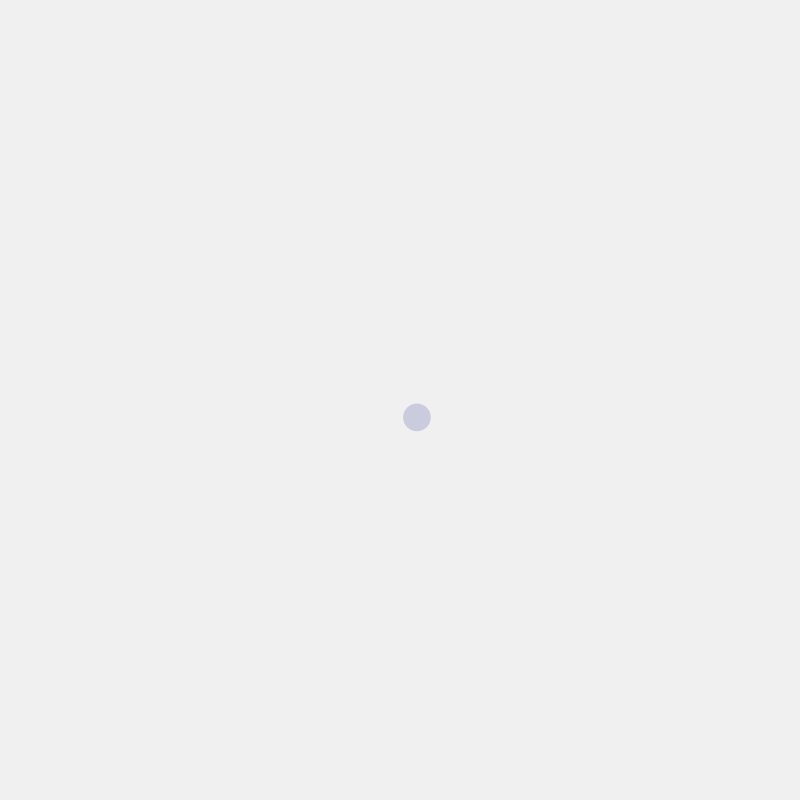
Frame 1 (no input)
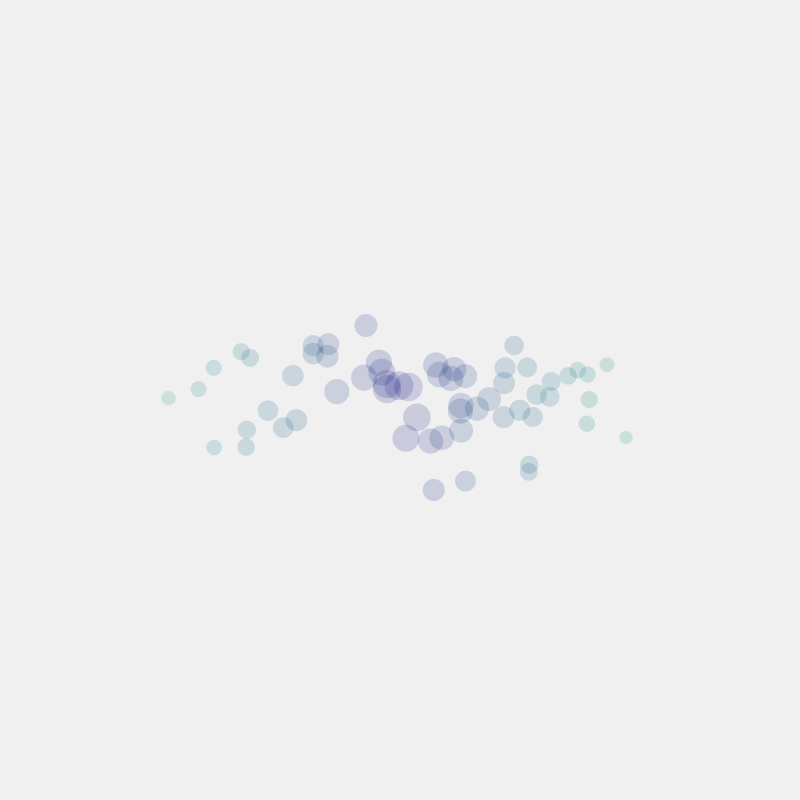
Frame 60 (the mouse pressed at the canvas centre just before this capture)
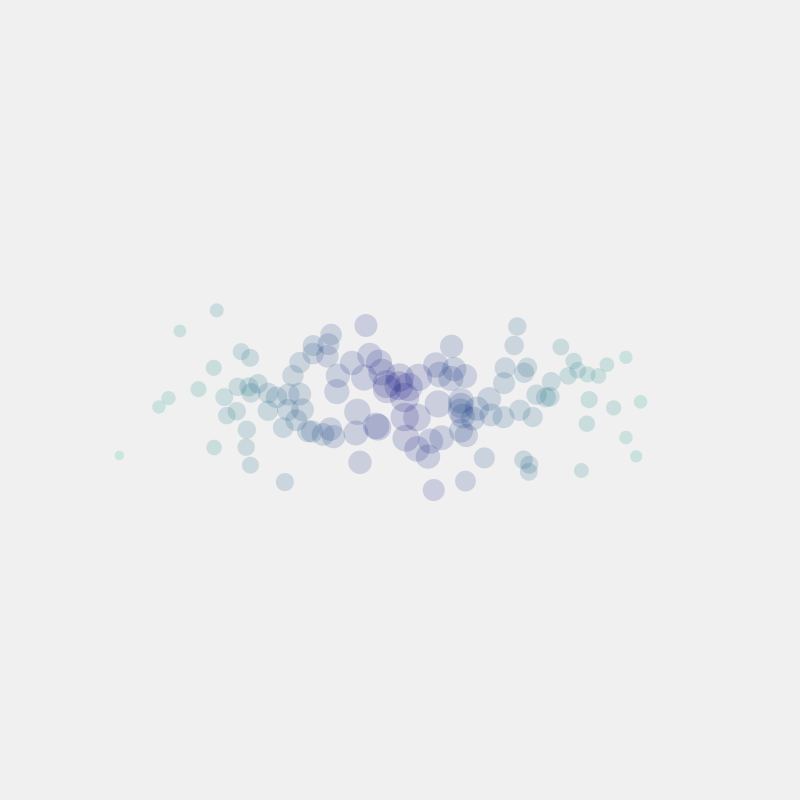
Frame 120 (the mouse held since frame 60 and released just before this capture)

The Processing sketch that drew these frames (run headless with seeded random() and noise(); from frame 60 on, the mouse is pressed at the canvas centre):

// Processing sketch: exercise_i_4
// ── exercise_i_4.pde
float shapeSizeInit;

void setup() {
  
  size (800,800);
  background(240);
  shapeSizeInit = 30;
  
}

void draw() {
  
  float numX = randomGaussian();
  float numY = randomGaussian();
  float sdX = 120;
  float sdY = 40;
  pushMatrix();
  //the mean is now the center of the screen, no need to offset the mean
  translate(width/2,height/2);
  
  float x = sdX * numX;
  float y = sdY * numY;
  
  float shapeSizeX = map(abs(x),0,400,1,0.1);
  float shapeSizeY = map(abs(y),0,400,1,0.1);
  //float shapeSize = map(abs(x),0,400,1,0.1);
  float rgbRed = map(abs(x),0,400,0,255);
  
  noStroke();
  fill(0, rgbRed, 120, 40);
  ellipse(x,y,shapeSizeInit*shapeSizeX*shapeSizeY,shapeSizeInit*shapeSizeX*shapeSizeY);
  //for tests purposes
  //ellipse(x,0,shapeSizeInit*shapeSize,shapeSizeInit*shapeSize);
  //ellipse(x,0,shapeSizeInit*shapeSizeX,shapeSizeInit*shapeSizeX);
  //ellipse(0,y,shapeSizeInit*shapeSizeY,shapeSizeInit*shapeSizeY);
  
  popMatrix();
  
}
